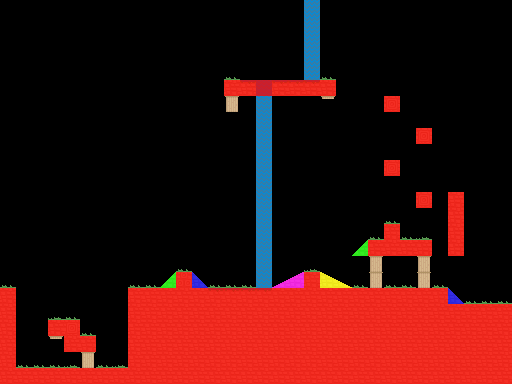

Rendered tile map (Tiled .tmx) drawn with the repository's tilesets; below, a short description and the map source with its tile grids summarised:
An orthogonal 32x24 tile map with 16x16 px tiles, 2 tile layers (Tiles, Collision), 2 tilesets and 2 objects (bog-start, box).

<map version="1.0" orientation="orthogonal" renderorder="right-up" width="32" height="24" tilewidth="16" tileheight="16" nextobjectid="3">
 <tileset firstgid="1" name="Default" tilewidth="16" tileheight="16" tilecount="256">
  <image source="tileset.png" width="256" height="256" />
 </tileset>
 <tileset firstgid="257" name="Collision" tilewidth="16" tileheight="16" tilecount="256">
  <image source="collision.png" width="256" height="256" />
 </tileset>
 <layer name="Tiles" width="32" height="24">
  <data>[768 cells, 768 non-empty, 16 distinct tile ids]</data>
 </layer>
 <layer name="Collision" width="32" height="24" opacity="0.75">
  <data>[768 cells, 729 non-empty, 8 distinct tile ids]</data>
 </layer>
 <objectgroup name="Objects">
  <object id="1" name="bog-start" x="272" y="128" width="16" height="16" />
  <object id="2" name="box" x="192" y="64" width="16" height="16" />
 </objectgroup>
</map>
